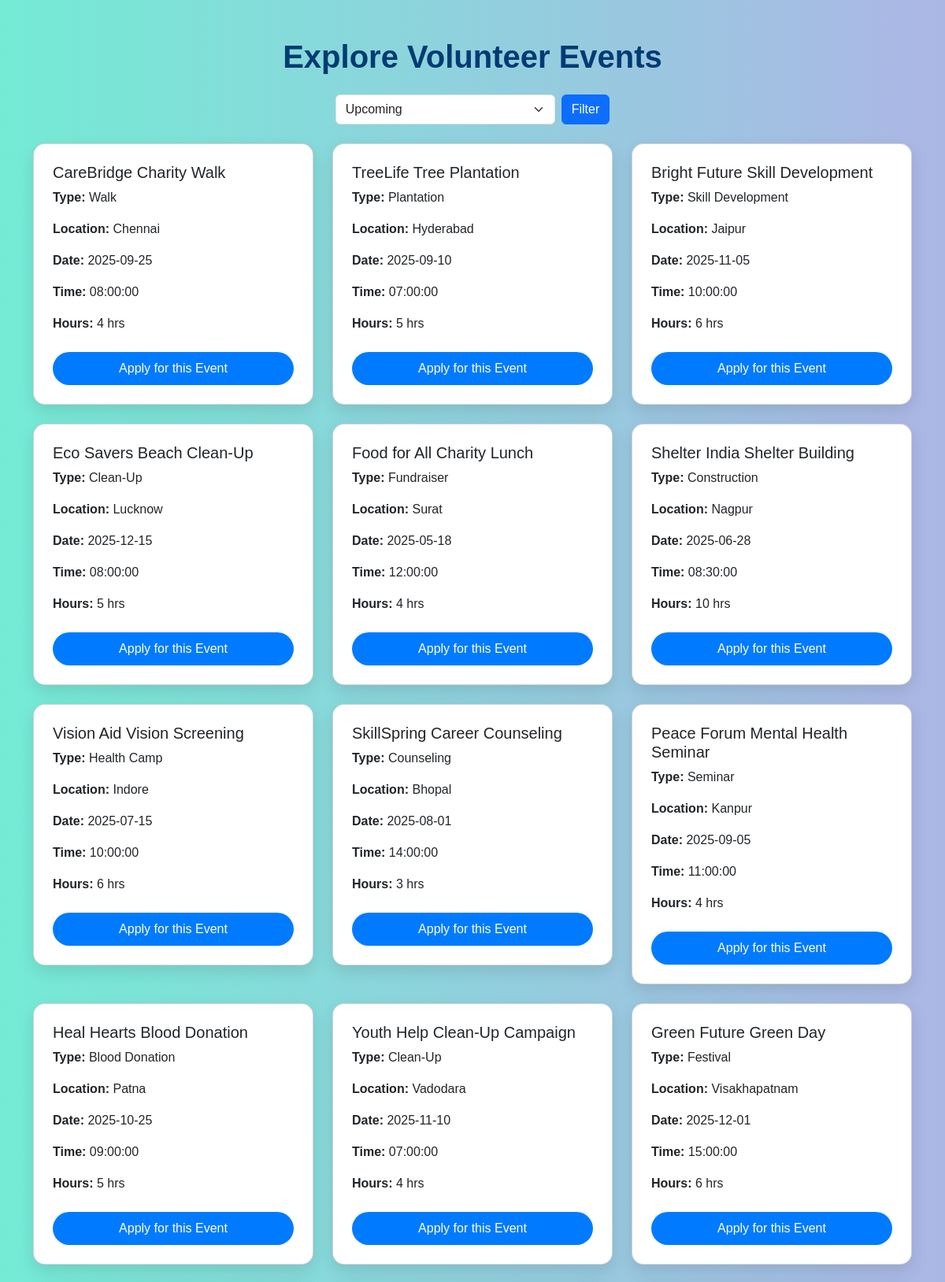
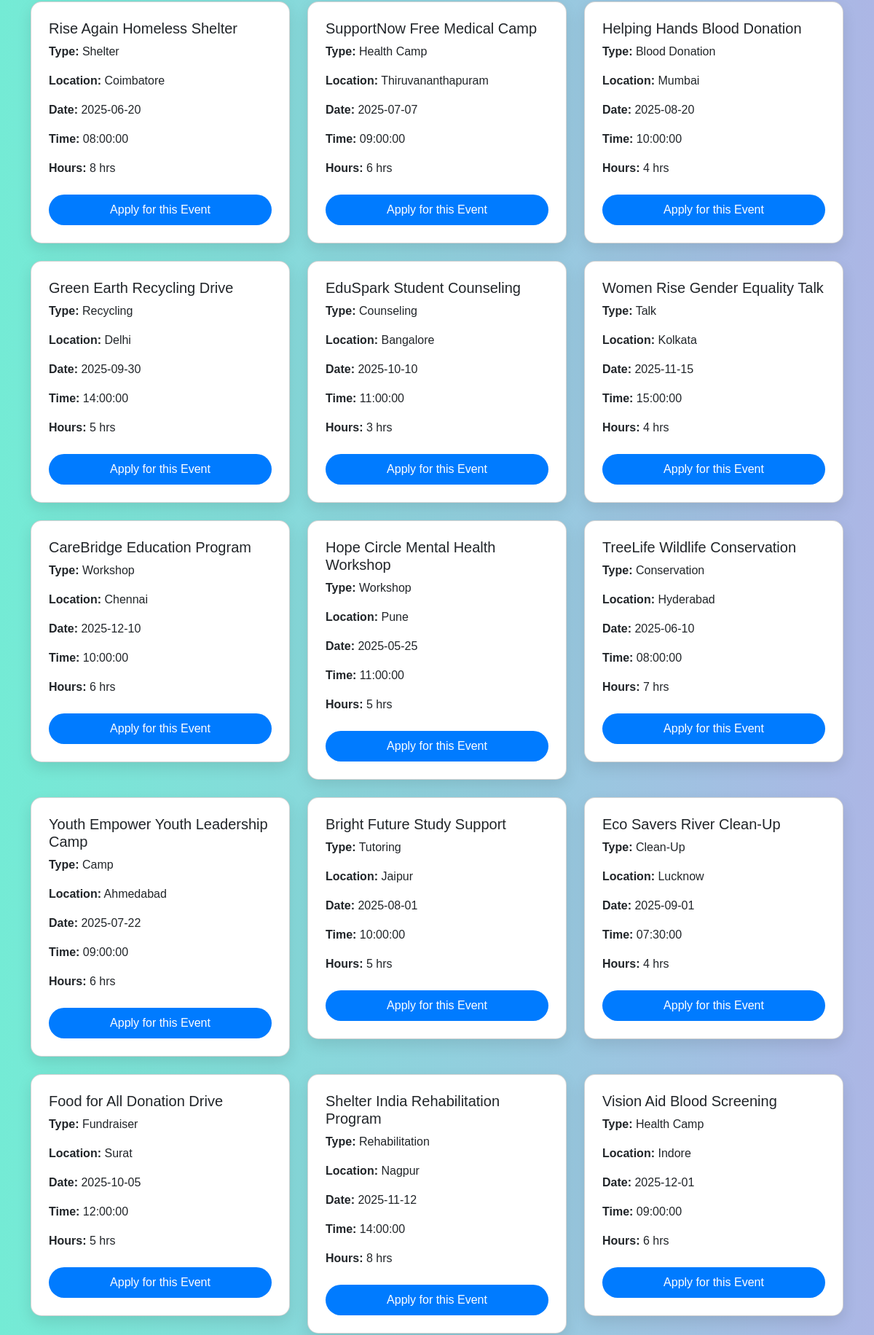
Page /php/events.php (upper part) on the committed database (2 pictures, top to bottom).
### tables this page shows
CREATE TABLE `events` (
  `event_id` int(11) NOT NULL,
  `ngo_id` int(11) DEFAULT NULL,
  `name` varchar(255) NOT NULL,
  `type` varchar(100) NOT NULL,
  `location` varchar(255) NOT NULL,
  `event_date` date NOT NULL,
  `event_time` time NOT NULL,
  `completion_hours` int(11) NOT NULL,
  `status` enum('upcoming','ongoing','completed') DEFAULT 'upcoming'
);

### php/events.php (the view, shortened to what this page needs)
<?php
include 'db_connection.php';
$status_filter = isset($_GET['status']) ? $_GET['status'] : 'upcoming';
$query = "SELECT * FROM events WHERE status = '$status_filter'";
$result = $conn->query($query);
?>
<!DOCTYPE html>
<html lang="en">
<head>
  <link href="https://cdn.jsdelivr.net/npm/bootstrap@5.3.0/dist/css/bootstrap.min.css" rel="stylesheet">
</head>
<body>
<div class="container py-5">
  <h1 class="mb-4 text-center">Explore Volunteer Events</h1>
  <form method="GET" class="d-flex justify-content-center mb-4">
    <select name="status" class="form-select w-25 me-2">
      <option value="upcoming" <?= $status_filter == 'upcoming' ? 'selected' : '' ?>>Upcoming</option>
    </select>
    <button type="submit" class="btn btn-primary">Filter</button>
  </form>
  <div class="row">
    <?php if ($result && $result->num_rows > 0): ?>
      <?php while ($event = $result->fetch_assoc()): ?>
        <div class="col-md-6 col-lg-4 mb-4">
          <div class="card event-card p-4">
            <h5><?= htmlspecialchars($event['name']) ?></h5>
            <p><strong>Type:</strong> <?= htmlspecialchars($event['type']) ?></p>
            <p><strong>Location:</strong> <?= htmlspecialchars($event['location']) ?></p>
            <p><strong>Date:</strong> <?= htmlspecialchars($event['event_date']) ?></p>
            <p><strong>Time:</strong> <?= htmlspecialchars($event['event_time']) ?></p>
            <p><strong>Hours:</strong> <?= htmlspecialchars($event['completion_hours']) ?> hrs</p>
            <?php if ($event['status'] == 'upcoming'): ?>
              <button class="btn apply-btn mt-2"
                data-bs-toggle="modal"
                data-bs-target="#applyModal"
                data-eventid="<?= $event['event_id'] ?>"
                data-completionhours="<?= $event['completion_hours'] ?>"
                data-eventname="<?= htmlspecialchars($event['name']) ?>">
                Apply for this Event
              </button>
            <?php else: ?>
              <button class="btn btn-secondary mt-2" disabled>Event Not Available</button>
            <?php endif; ?>
          </div>
        </div>
      <?php endwhile; ?>
    <?php else: ?>
      <p class="text-center fs-4">No events found.</p>
    <?php endif; ?>
  </div>
</div>
</body>
</html>

### php/events.php (style rules this page uses)
body { background: linear-gradient(to right, #74ebd5, #ACB6E5); min-height: 100vh; font-family: 'Poppins', sans-serif; }
.event-card { background: white; border-radius: 15px; box-shadow: 0 8px 20px rgba(0,0,0,0.1); transition: 0.3s; }
.apply-btn { background-color: #007bff; color: white; border-radius: 30px; padding: 8px 20px; }
h1 { color: #003B73; font-weight: bold; }

### rows in the picture
events: name "CareBridge Charity Walk", type "Walk", location "Chennai", event_date "2025-09-25", event_time "08:00:00", completion_hours "4"
events: name "TreeLife Tree Plantation", type "Plantation", location "Hyderabad", event_date "2025-09-10", event_time "07:00:00", completion_hours "5"
events: name "Bright Future Skill Development", type "Skill Development", location "Jaipur", event_date "2025-11-05", event_time "10:00:00", completion_hours "6"
events: name "Eco Savers Beach Clean-Up", type "Clean-Up", location "Lucknow", event_date "2025-12-15", event_time "08:00:00", completion_hours "5"
events: name "Food for All Charity Lunch", type "Fundraiser", location "Surat", event_date "2025-05-18", event_time "12:00:00", completion_hours "4"
events: name "Shelter India Shelter Building", type "Construction", location "Nagpur", event_date "2025-06-28", event_time "08:30:00", completion_hours "10"
events: name "Vision Aid Vision Screening", type "Health Camp", location "Indore", event_date "2025-07-15", event_time "10:00:00", completion_hours "6"
events: name "SkillSpring Career Counseling", type "Counseling", location "Bhopal", event_date "2025-08-01", event_time "14:00:00", completion_hours "3"
events: name "Peace Forum Mental Health Seminar", type "Seminar", location "Kanpur", event_date "2025-09-05", event_time "11:00:00", completion_hours "4"
events: name "Heal Hearts Blood Donation", type "Blood Donation", location "Patna", event_date "2025-10-25", event_time "09:00:00", completion_hours "5"
events: name "Youth Help Clean-Up Campaign", type "Clean-Up", location "Vadodara", event_date "2025-11-10", event_time "07:00:00", completion_hours "4"
events: name "Green Future Green Day", type "Festival", location "Visakhapatnam", event_date "2025-12-01", event_time "15:00:00", completion_hours "6"
events: name "Rise Again Homeless Shelter", type "Shelter", location "Coimbatore", event_date "2025-06-20", event_time "08:00:00", completion_hours "8"
events: name "SupportNow Free Medical Camp", type "Health Camp", location "Thiruvananthapuram", event_date "2025-07-07", event_time "09:00:00", completion_hours "6"
events: name "Helping Hands Blood Donation", type "Blood Donation", location "Mumbai", event_date "2025-08-20", event_time "10:00:00", completion_hours "4"
events: name "Green Earth Recycling Drive", type "Recycling", location "Delhi", event_date "2025-09-30", event_time "14:00:00", completion_hours "5"
events: name "EduSpark Student Counseling", type "Counseling", location "Bangalore", event_date "2025-10-10", event_time "11:00:00", completion_hours "3"
events: name "Women Rise Gender Equality Talk", type "Talk", location "Kolkata", event_date "2025-11-15", event_time "15:00:00", completion_hours "4"
events: name "CareBridge Education Program", type "Workshop", location "Chennai", event_date "2025-12-10", event_time "10:00:00", completion_hours "6"
events: name "Hope Circle Mental Health Workshop", type "Workshop", location "Pune", event_date "2025-05-25", event_time "11:00:00", completion_hours "5"
events: name "TreeLife Wildlife Conservation", type "Conservation", location "Hyderabad", event_date "2025-06-10", event_time "08:00:00", completion_hours "7"
events: name "Youth Empower Youth Leadership Camp", type "Camp", location "Ahmedabad", event_date "2025-07-22", event_time "09:00:00", completion_hours "6"
events: name "Bright Future Study Support", type "Tutoring", location "Jaipur", event_date "2025-08-01", event_time "10:00:00", completion_hours "5"
events: name "Eco Savers River Clean-Up", type "Clean-Up", location "Lucknow", event_date "2025-09-01", event_time "07:30:00", completion_hours "4"
events: name "Food for All Donation Drive", type "Fundraiser", location "Surat", event_date "2025-10-05", event_time "12:00:00", completion_hours "5"
events: name "Shelter India Rehabilitation Program", type "Rehabilitation", location "Nagpur", event_date "2025-11-12", event_time "14:00:00", completion_hours "8"
events: name "Vision Aid Blood Screening", type "Health Camp", location "Indore", event_date "2025-12-01", event_time "09:00:00", completion_hours "6"
